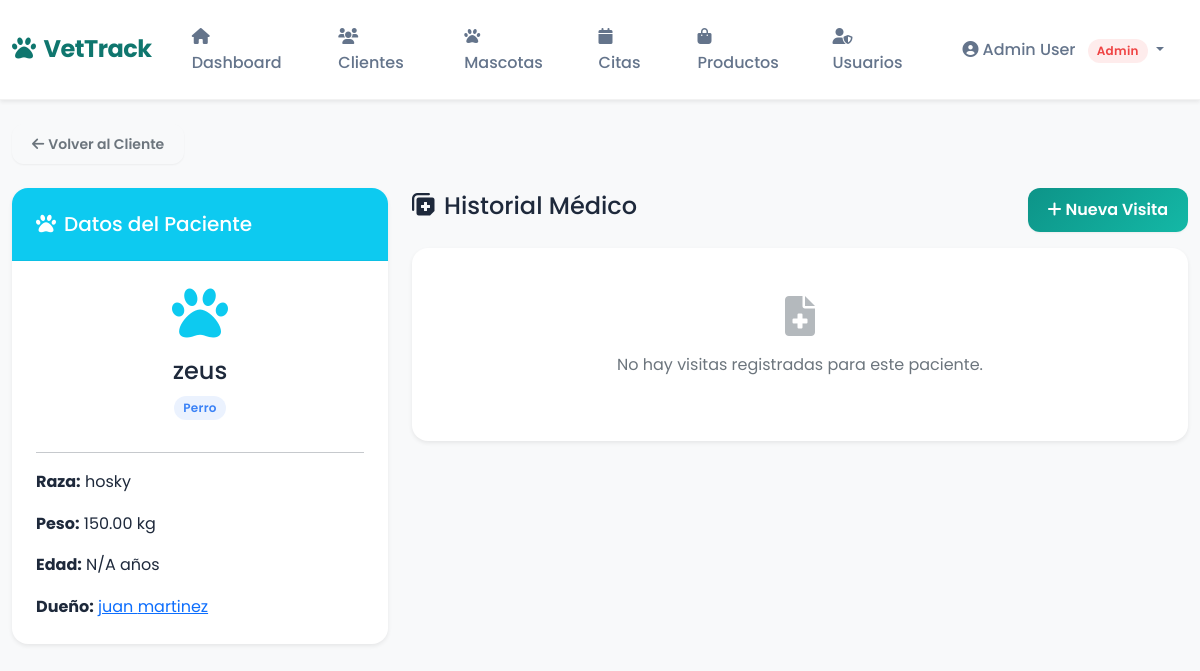
Page /paciente/1 (signed in) on the committed database.
### app/models.py (models this page shows)
class Paciente(db.Model):
    __tablename__ = 'pacientes'
    id_paciente = db.Column(db.Integer, primary_key=True)
    nombre = db.Column(db.String(100), nullable=False)
    especie = db.Column(db.String(50), nullable=False)
    raza = db.Column(db.String(100))
    fecha_nacimiento = db.Column(db.Date)
    peso = db.Column(db.Numeric(5, 2))
    id_cliente = db.Column(db.Integer, db.ForeignKey('clientes.id_cliente'), nullable=False)
    visitas = db.relationship('Visita', backref='paciente', lazy=True, cascade="all, delete-orphan")
    citas = db.relationship('Cita', backref='paciente', lazy=True, cascade="all, delete-orphan")
    def edad(self):
        if self.fecha_nacimiento:
            today = datetime.today()
            return today.year - self.fecha_nacimiento.year - ((today.month, today.day) < (self.fecha_nacimiento.month, self.fecha_nacimiento.day))
        return None

class Cliente(db.Model):
    __tablename__ = 'clientes'
    id_cliente = db.Column(db.Integer, primary_key=True)
    nombre = db.Column(db.String(100), nullable=False)
    apellido = db.Column(db.String(100), nullable=False)
    telefono = db.Column(db.String(20))
    direccion = db.Column(db.String(200))
    correo = db.Column(db.String(150))
    pacientes = db.relationship('Paciente', backref='cliente', lazy=True, cascade="all, delete-orphan")

### app/routes/pacientes.py (the view)
@pacientes_bp.route('/paciente/<int:id>')
@login_required
def detalle_paciente(id):
    paciente = Paciente.query.get_or_404(id)
    return render_template('pacientes/detalle.html', paciente=paciente)

### app/routes/main.py (called while the page is built)
def login_required(f):
    @wraps(f)
    def decorated_function(*args, **kwargs):
        if 'user_id' not in session:
            return redirect(url_for('auth.login'))
        return f(*args, **kwargs)
    return decorated_function

### app/templates/pacientes/detalle.html
{% extends 'base.html' %}
{% block content %}
<div class="mb-4">
    <a href="{{ url_for('clientes.detalle_cliente', id=paciente.id_cliente) }}" class="btn btn-outline-secondary btn-sm">
        <i class="fas fa-arrow-left me-1"></i>Volver al Cliente
    </a>
</div>
<div class="row">
    <div class="col-md-4 mb-4">
        <div class="card shadow-sm">
            <div class="card-header bg-info text-white">
                <h5 class="mb-0"><i class="fas fa-paw me-2"></i>Datos del Paciente</h5>
            </div>
            <div class="card-body text-center">
                <i class="fas fa-paw fa-4x text-info mb-3"></i>
                <h4>{{ paciente.nombre }}</h4>
                <span class="badge bg-info mb-3">{{ paciente.especie }}</span>
                <hr>
                <div class="text-start">
                    <p><strong>Raza:</strong> {{ paciente.raza or 'No especificada' }}</p>
                    <p><strong>Peso:</strong> {{ paciente.peso or 'N/A' }} kg</p>
                    <p><strong>Edad:</strong> {{ paciente.edad() or 'N/A' }} años</p>
                    <p class="mb-0"><strong>Dueño:</strong>
                        <a href="{{ url_for('clientes.detalle_cliente', id=paciente.id_cliente) }}">
                            {{ paciente.cliente.nombre }} {{ paciente.cliente.apellido }}
                        </a>
                    </p>
                </div>
            </div>
        </div>
    </div>
    <div class="col-md-8">
        <div class="d-flex justify-content-between align-items-center mb-3">
            <h4><i class="fas fa-notes-medical me-2"></i>Historial Médico</h4>
            <a href="{{ url_for('pacientes.nueva_visita', paciente_id=paciente.id_paciente) }}" class="btn btn-primary">
                <i class="fas fa-plus me-1"></i>Nueva Visita
            </a>
        </div>
        {% if paciente.visitas %}
            {% for visita in paciente.visitas|sort(attribute='fecha_visita', reverse=True) %}
            <div class="card shadow-sm mb-3">
                <div class="card-header bg-light d-flex justify-content-between align-items-center">
                    <div>
                        <strong>{{ visita.fecha_visita.strftime('%d/%m/%Y %H:%M') }}</strong>
                        <span class="text-muted ms-2">- {{ visita.motivo }}</span>
                    </div>
                    <span class="badge bg-secondary">{{ visita.usuario.nombre if visita.usuario else 'N/A' }}</span>
                </div>
                <div class="card-body">
                    <div class="row mb-3">
                        <div class="col-md-6">
                            <strong>Diagnóstico:</strong>
                            <p class="text-muted">{{ visita.diagnostico or 'Sin diagnóstico' }}</p>
                        </div>
                        <div class="col-md-6">
                            <strong>Observaciones:</strong>
                            <p class="text-muted">{{ visita.observaciones or 'Ninguna' }}</p>
                        </div>
                    </div>
                    <h6 class="border-bottom pb-2"><i class="fas fa-pills me-1"></i>Tratamientos</h6>
                    {% if visita.tratamientos %}
                    <div class="table-responsive">
                        <table class="table table-sm">
                            <thead>
                                <tr>
                                    <th>Medicamento</th>
                                    <th>Dosis</th>
                                    <th>Duración</th>
                                    <th>Indicaciones</th>
                                </tr>
                            </thead>
                            <tbody>
                                {% for t in visita.tratamientos %}
                                <tr>
                                    <td>{{ t.medicamento }}</td>
                                    <td>{{ t.dosis or 'N/A' }}</td>
                                    <td>{{ t.duracion or 'N/A' }}</td>
                                    <td>{{ t.indicaciones or 'N/A' }}</td>
                                </tr>
                                {% endfor %}
                            </tbody>
                        </table>
                    </div>
                    {% else %}
                    <p class="text-muted small">No hay tratamientos registrados.</p>
                    {% endif %}
                    <div class="text-end">
                        <a href="{{ url_for('pacientes.nuevo_tratamiento', visita_id=visita.id_visita) }}" class="btn btn-sm btn-outline-primary">
                            <i class="fas fa-plus me-1"></i>Agregar Tratamiento
                        </a>
                    </div>
                </div>
            </div>
            {% endfor %}
        {% else %}
            <div class="card shadow-sm">
                <div class="card-body text-center py-5 text-muted">
                    <i class="fas fa-file-medical fa-3x mb-3 opacity-50"></i>
                    <p>No hay visitas registradas para este paciente.</p>
                </div>
            </div>
        {% endif %}
    </div>
</div>
{% endblock %}

### app/static/css/style.css (style rules this page uses)
:root { --primary: #0d9488; --primary-light: #14b8a6; --primary-dark: #0f766e; --secondary: #64748b; --accent: #f59e0b; --bg-body: #f0fdfa; --bg-card: #ffffff; --text-main: #1e293b; --text-muted: #64748b; --success: #10b981; --danger: #ef4444; --warning: #f59e0b; --info: #3b82f6; --shadow-sm: 0 1px 2px 0 rgb(0 0 0 / 0.05); --shadow-md: 0 4px 6px -1px rgb(0 0 0 / 0.1), 0 2px 4px -2px rgb(0 0 0 / 0.1); --shadow-lg: 0 10px 15px -3px rgb(0 0 0 / 0.1), 0 4px 6px -4px rgb(0 0 0 / 0.1); --radius-md: 0.75rem; --radius-lg: 1rem; }
body { font-family: 'Poppins', sans-serif; background-color: var(--bg-body); color: var(--text-main); line-height: 1.6; }
.card { background: var(--bg-card); border: none; border-radius: var(--radius-lg); box-shadow: var(--shadow-md); transition: transform 0.3s ease, box-shadow 0.3s ease; overflow: hidden; }
.card-header { background: transparent; border-bottom: 1px solid rgba(0, 0, 0, 0.05); padding: 1.5rem; font-weight: 600; color: var(--primary-dark); }
.card-body { padding: 1.5rem; }
.btn { border-radius: var(--radius-md); padding: 0.6rem 1.25rem; font-weight: 600; transition: all 0.2s ease; border: none; box-shadow: var(--shadow-sm); }
.btn-primary { background: linear-gradient(135deg, var(--primary) 0%, var(--primary-light) 100%); color: white; }
.badge { padding: 0.5em 0.75em; font-weight: 600; border-radius: 9999px; letter-spacing: 0.025em; }
.badge.bg-info { background-color: rgba(59, 130, 246, 0.1) !important; color: var(--info); }
.fa-3x { font-size: 2.5rem; }
.fa-4x { font-size: 3.5rem; }

### rows in the picture
Paciente: nombre "zeus", especie "Perro", raza "hosky", peso "150.00", fecha_nacimiento "N/A"
Cliente: cliente.nombre "juan", cliente.apellido "martinez"

### other values in the picture
{{ session.get('user_name') }} "Admin User"
{{ session.get('user_role') }} "Admin"
